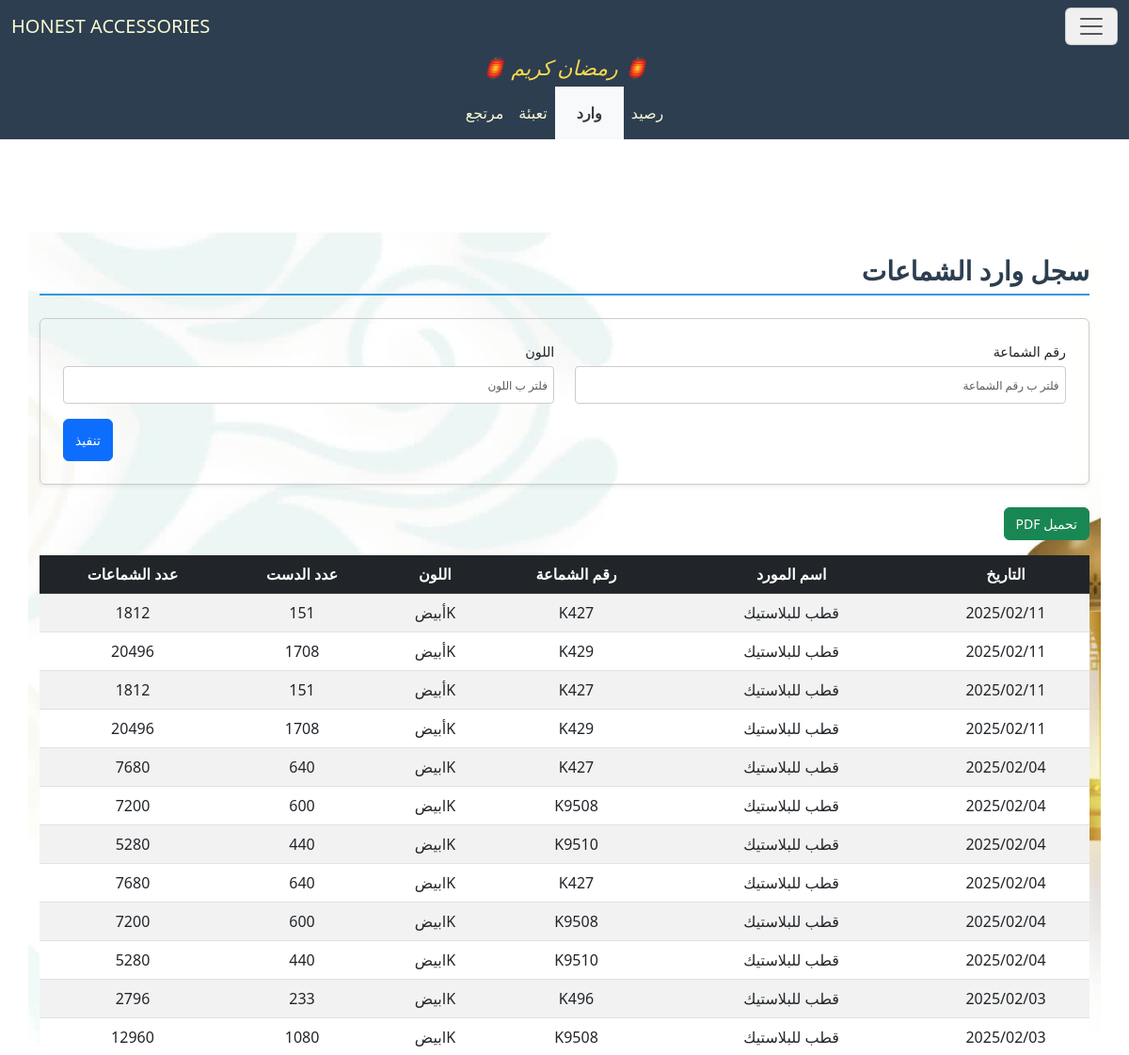
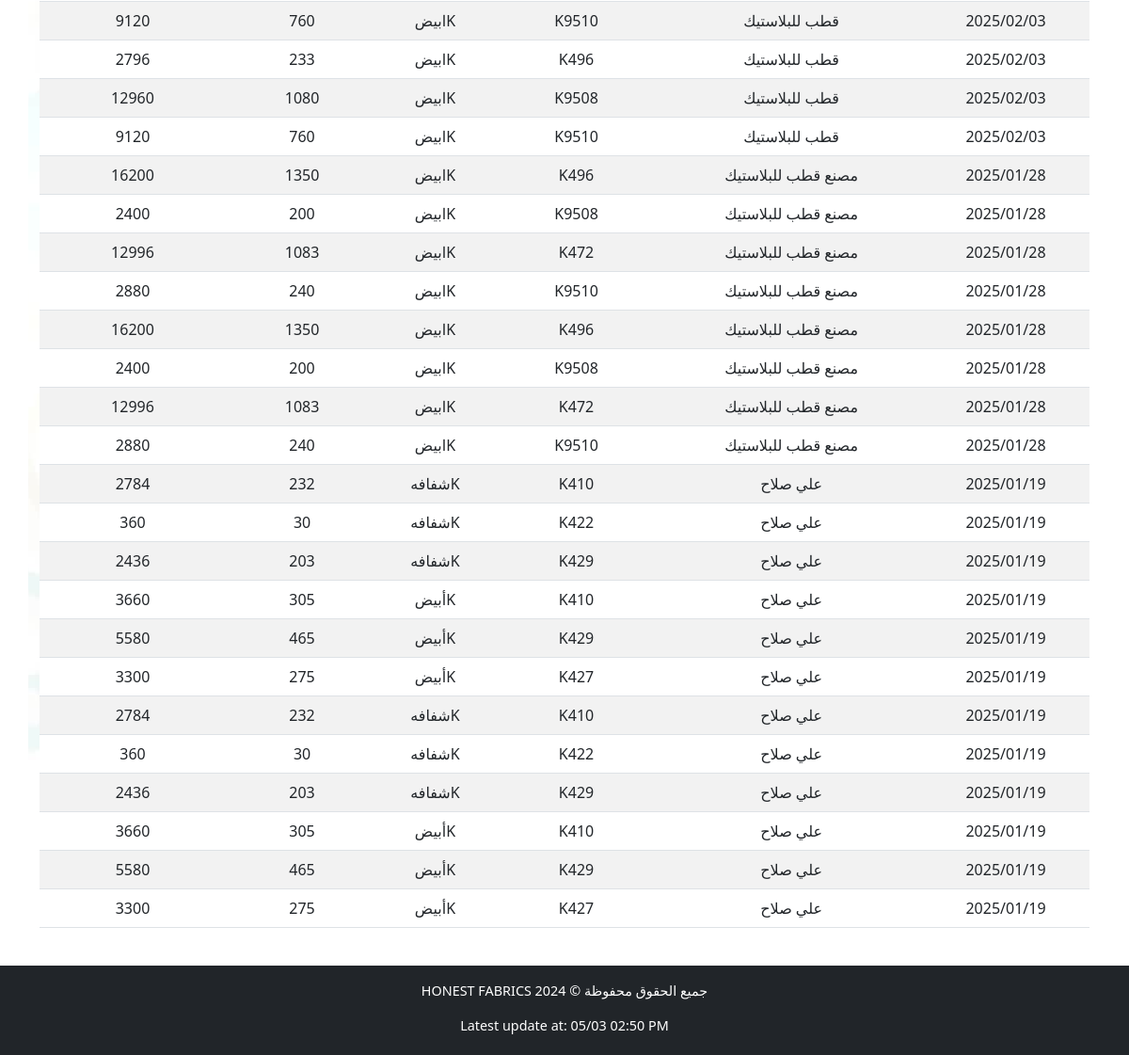
The app's page /accessories/HangerSupplies/ with its own data (2 pictures, top to bottom).
### accessories/models.py (models this page shows)
class SupplierBaseModel(BaseModel):
    supplier_name = models.CharField("اسم المورد", max_length=255, null=True, blank=True)
    class Meta:
        abstract = True

class HangerBaseModel(IDBaseModel):
    hanger_number = models.CharField("رقم الشماعة", max_length=255, null=True, blank=True)
    color = models.CharField("اللون", max_length=255, null=True, blank=True)
    sets_count = models.IntegerField("عدد الدست", null=True, blank=True)
    hangers_count = models.IntegerField("عدد الشماعات", null=True, blank=True)
    class Meta:
        abstract = True

class HangerSupplies(SupplierBaseModel, HangerBaseModel):
    pass

### accessories/views.py (the view)
# urls.py: path('HangerSupplies/', HangerSuppliesView.as_view(), name='HangerSuppliesView'),
class HangerSuppliesView(FilterableListView):
    template_name = "accessories/HangerSupplies.html"
    model = HangerSupplies
    filter_fields = ['hanger_number', 'color']
    columns = ["التاريخ","اسم المورد","رقم الشماعة","اللون","عدد الدست","عدد الشماعات"]

### accessories/views.py (called while the page is built)
    def get_queryset(self):
        queryset = super().get_queryset()
        filters = Q()
        for field in self.filter_fields:
            filter_value = self.request.GET.get(field)
            if filter_value:
                filters &= Q(**{f"{field}__icontains": filter_value})
        filtered_queryset = queryset.filter(filters)
        try:
            filtered_queryset = filtered_queryset.order_by('-date')
        except:
            pass
        return filtered_queryset

    def get_context_data(self, **kwargs):
        context = super().get_context_data(**kwargs)
        update = Updates.objects.all().order_by('-date').first()
        context['update'] = localtime(update.date).strftime("%d/%m %I:%M %p") if update and update.date else None
        context['columns'] = self.columns
        model_meta = self.model._meta
        context['filter_fields'] = [
            {
                'field_name': field,
                'verbose_name': model_meta.get_field(field).verbose_name,
                'value': self.request.GET.get(field) or "",
            }
            for field in self.filter_fields
        ]
        return context

### accessories/templates/accessories/HangerSupplies.html (shortened to what this page needs)
{% extends "accessories/layout.html" %}
{% load static %}
{% block home_page %}
<a class="navbar-brand" href="{% url 'CartonSuppliesView' %}">HONEST ACCESSORIES</a>
{% endblock %}
{% block navbar_links_small %}
<li class="p-2 nav-item">
    <a class="nav-link" aria-current="page" href="{% url 'HangerStockView' %}">رصيد</a>
</li>
<li class="p-2 nav-item nav_link_active">
    <a class="nav-link active" aria-current="page" href="{% url 'HangerSuppliesView' %}">وارد</a>
</li>
<li class="p-2 nav-item">
    <a class="nav-link active" aria-current="page" href="{% url 'PackagingHangerView' %}">تعبئة</a>
</li>
<li class="p-2 nav-item">
    <a class="nav-link active" aria-current="page" href="{% url 'ReturnHangerView' %}">مرتجع</a>
</li>
{% endblock %}
{% block body %}
<h2 class="section-title pt-4">سجل وارد الشماعات</h2>
<form method="get" class="filter-form-flex mb-4 p-4 rounded shadow-sm">
        {% for filter_field in filter_fields %}
        <div class="form-group mb-3">
            <label for="filter_{{ forloop.counter }}" class="form-label">{{ filter_field.verbose_name }}</label>
            <input type="text" id="filter_{{ forloop.counter }}" name="{{ filter_field.field_name }}"
                   placeholder="فلتر ب {{ filter_field.verbose_name }}"
                   class="form-control"
                   value="{{ filter_field.value }}">
        </div>
        {% endfor %}
        <div class="submit-container">
            <button type="submit" class="btn btn-primary submit-btn">تنفيذ</button>
        </div>
    </form>
    <button onclick="generatePDF()" class="btn btn-success mb-3">تحميل PDF</button>
    <div style="overflow-y: auto; max-height: 70vh; position: relative;" class="table-responsive mb-4">
        <table id="data-table" class="table table-striped">
            <thead class="table-dark">
                <tr>
                    <th style="position: sticky; top: 0;" >التاريخ</th>
                    <th style="position: sticky; top: 0;" >اسم المورد</th>
                    <th style="position: sticky; top: 0;" >رقم الشماعة</th>
                    <th style="position: sticky; top: 0;" >اللون</th>
                    <th style="position: sticky; top: 0;" >عدد الدست</th>
                    <th style="position: sticky; top: 0;" >عدد الشماعات</th>
                </tr>
            </thead>
            <tbody>
                {% for model in models %}
                <tr>
                    <td>{{ model.date|date:"Y/m/d" }}</td>
                    <td>{{ model.supplier_name }}</td>
                    <td>{{ model.hanger_number }}</td>
                    <td>{{ model.color }}</td>
                    <td>{{ model.sets_count }}</td>
                    <td>{{ model.hangers_count }}</td>
                </tr>
                {% empty %}
                <tr>
                    <td colspan="6" class="text-center">لا يوجد عناصر</td>
                </tr>
                {% endfor %}
            </tbody>
        </table>
    </div>
{% endblock body %}

### cloth/static/cloth/styles.css (style rules this page uses)
:root { --primary-color: #3498db; --light-blue: #3db1ff5e; --secondary-color: #2c3e50; --success-color: #2ecc71; --danger-color: #e74c3c; --warning-color: #f1c40f; --light-bg: #f8f9fa; --dark-bg: #343a40; --light-text: lightgoldenrodyellow; --golden-text: rgb(255, 255, 0); --border-color: #dee2e6; --white-color: #ffffff; }
*, *::before, *::after { box-sizing: border-box; }
ul, div { padding: 0; margin: 0; }
body { background-color: var(--light-bg); margin-inline: 0; font-family: 'Segoe UI', Tahoma, Geneva, Verdana, sans-serif; line-height: 1.6; font-size: 16px; }
#navbar, #navbar a, #navbar-menu-body, #navbar-menu-body a { color: var(--light-text); }
.section-title { color: var(--secondary-color); border-bottom: 2px solid var(--primary-color); padding-bottom: 0.5rem; margin-bottom: 1.5rem; font-weight: bold; }
.table { border-collapse: separate; border-spacing: 0; border-radius: 8px; width: 100%; }
.table th, .table td { text-align: center; vertical-align: middle; padding: 10px; }
.table-striped tbody tr:nth-of-type(odd) { background-color: var(--light-bg); }
.table-dark th { background-color: var(--secondary-color); color: var(--light-text); }
.table-responsive { overflow-x: auto; }
.table-responsive table th, .table-responsive table td { white-space: nowrap; min-width: fit-content; }
.table-responsive table { width: 100%; table-layout: auto; }
.filter-form-flex { display: flex; flex-wrap: wrap; padding: 1rem; border: 1px solid #ccc; border-radius: 8px; justify-content: space-between; column-gap: 2px; direction: rtl; }
.filter-form-flex .form-group { display: flex; flex-direction: column; margin-bottom: 5px; width: 49%; }
.filter-form-flex .form-label { font-size: 0.9rem; margin-bottom: 0.25rem; }
.filter-form-flex .form-control { border: 1px solid #ccc; border-radius: 4px; padding: 0.4rem; font-size: 0.9rem; }
.filter-form-flex input[type="text"], .filter-form-flex input[type="number"], .filter-form-flex input[type="date"] { width: 100%; height: 40px; }
.submit-container { display: flex; justify-content: flex-end; width: 100%; }
.filter-form-flex .submit-btn { width: auto; height: 45px; font-size: 1rem; }
@media (max-width: 1200px) { body { font-size: 15px; } }
@media (max-width: 1200px) { h4.section-title, h2 { font-size: 28px !important; } }
@media (max-width: 1200px) { p.lead, .oped_details_btn, .btn { font-size: 14px !important; } }
@media (max-width: 1200px) { ::placeholder { font-size: 12px !important; } }
.nav_link_active { background-color: var(--light-bg) !important; }
.nav_link_active a { color: var(--dark-bg) !important; padding-inline: 15px; font-weight: 600; }

### records on screen
HangerSupplies: date "2025/02/11", supplier_name "قطب للبلاستيك", hanger_number "K427", color "Kأبيض", sets_count "151", hangers_count "1812"
HangerSupplies: date "2025/02/11", supplier_name "قطب للبلاستيك", hanger_number "K429", color "Kأبيض", sets_count "1708", hangers_count "20496"
HangerSupplies: date "2025/02/11", supplier_name "قطب للبلاستيك", hanger_number "K427", color "Kأبيض", sets_count "151", hangers_count "1812"
HangerSupplies: date "2025/02/11", supplier_name "قطب للبلاستيك", hanger_number "K429", color "Kأبيض", sets_count "1708", hangers_count "20496"
HangerSupplies: date "2025/02/04", supplier_name "قطب للبلاستيك", hanger_number "K427", color "Kابيض", sets_count "640", hangers_count "7680"
HangerSupplies: date "2025/02/04", supplier_name "قطب للبلاستيك", hanger_number "K9508", color "Kابيض", sets_count "600", hangers_count "7200"
HangerSupplies: date "2025/02/04", supplier_name "قطب للبلاستيك", hanger_number "K9510", color "Kابيض", sets_count "440", hangers_count "5280"
HangerSupplies: date "2025/02/04", supplier_name "قطب للبلاستيك", hanger_number "K427", color "Kابيض", sets_count "640", hangers_count "7680"
HangerSupplies: date "2025/02/04", supplier_name "قطب للبلاستيك", hanger_number "K9508", color "Kابيض", sets_count "600", hangers_count "7200"
HangerSupplies: date "2025/02/04", supplier_name "قطب للبلاستيك", hanger_number "K9510", color "Kابيض", sets_count "440", hangers_count "5280"
HangerSupplies: date "2025/02/03", supplier_name "قطب للبلاستيك", hanger_number "K496", color "Kابيض", sets_count "233", hangers_count "2796"
HangerSupplies: date "2025/02/03", supplier_name "قطب للبلاستيك", hanger_number "K9508", color "Kابيض", sets_count "1080", hangers_count "12960"
HangerSupplies: date "2025/02/03", supplier_name "قطب للبلاستيك", hanger_number "K9510", color "Kابيض", sets_count "760", hangers_count "9120"
HangerSupplies: date "2025/02/03", supplier_name "قطب للبلاستيك", hanger_number "K496", color "Kابيض", sets_count "233", hangers_count "2796"
HangerSupplies: date "2025/02/03", supplier_name "قطب للبلاستيك", hanger_number "K9508", color "Kابيض", sets_count "1080", hangers_count "12960"
HangerSupplies: date "2025/02/03", supplier_name "قطب للبلاستيك", hanger_number "K9510", color "Kابيض", sets_count "760", hangers_count "9120"
HangerSupplies: date "2025/01/28", supplier_name "مصنع قطب للبلاستيك", hanger_number "K496", color "Kابيض", sets_count "1350", hangers_count "16200"
HangerSupplies: date "2025/01/28", supplier_name "مصنع قطب للبلاستيك", hanger_number "K9508", color "Kابيض", sets_count "200", hangers_count "2400"
HangerSupplies: date "2025/01/28", supplier_name "مصنع قطب للبلاستيك", hanger_number "K472", color "Kابيض", sets_count "1083", hangers_count "12996"
HangerSupplies: date "2025/01/28", supplier_name "مصنع قطب للبلاستيك", hanger_number "K9510", color "Kابيض", sets_count "240", hangers_count "2880"
HangerSupplies: date "2025/01/28", supplier_name "مصنع قطب للبلاستيك", hanger_number "K496", color "Kابيض", sets_count "1350", hangers_count "16200"
HangerSupplies: date "2025/01/28", supplier_name "مصنع قطب للبلاستيك", hanger_number "K9508", color "Kابيض", sets_count "200", hangers_count "2400"
HangerSupplies: date "2025/01/28", supplier_name "مصنع قطب للبلاستيك", hanger_number "K472", color "Kابيض", sets_count "1083", hangers_count "12996"
HangerSupplies: date "2025/01/28", supplier_name "مصنع قطب للبلاستيك", hanger_number "K9510", color "Kابيض", sets_count "240", hangers_count "2880"
HangerSupplies: date "2025/01/19", supplier_name "علي صلاح", hanger_number "K410", color "Kشفافه", sets_count "232", hangers_count "2784"
HangerSupplies: date "2025/01/19", supplier_name "علي صلاح", hanger_number "K422", color "Kشفافه", sets_count "30", hangers_count "360"
HangerSupplies: date "2025/01/19", supplier_name "علي صلاح", hanger_number "K429", color "Kشفافه", sets_count "203", hangers_count "2436"
HangerSupplies: date "2025/01/19", supplier_name "علي صلاح", hanger_number "K410", color "Kأبيض", sets_count "305", hangers_count "3660"
HangerSupplies: date "2025/01/19", supplier_name "علي صلاح", hanger_number "K429", color "Kأبيض", sets_count "465", hangers_count "5580"
HangerSupplies: date "2025/01/19", supplier_name "علي صلاح", hanger_number "K427", color "Kأبيض", sets_count "275", hangers_count "3300"
HangerSupplies: date "2025/01/19", supplier_name "علي صلاح", hanger_number "K410", color "Kشفافه", sets_count "232", hangers_count "2784"
HangerSupplies: date "2025/01/19", supplier_name "علي صلاح", hanger_number "K422", color "Kشفافه", sets_count "30", hangers_count "360"
HangerSupplies: date "2025/01/19", supplier_name "علي صلاح", hanger_number "K429", color "Kشفافه", sets_count "203", hangers_count "2436"
HangerSupplies: date "2025/01/19", supplier_name "علي صلاح", hanger_number "K410", color "Kأبيض", sets_count "305", hangers_count "3660"
HangerSupplies: date "2025/01/19", supplier_name "علي صلاح", hanger_number "K429", color "Kأبيض", sets_count "465", hangers_count "5580"
HangerSupplies: date "2025/01/19", supplier_name "علي صلاح", hanger_number "K427", color "Kأبيض", sets_count "275", hangers_count "3300"

### other values on screen
{{ filter_field.verbose_name }} "رقم الشماعة" "اللون"
{{ update }} "05/03 02:50 PM"
